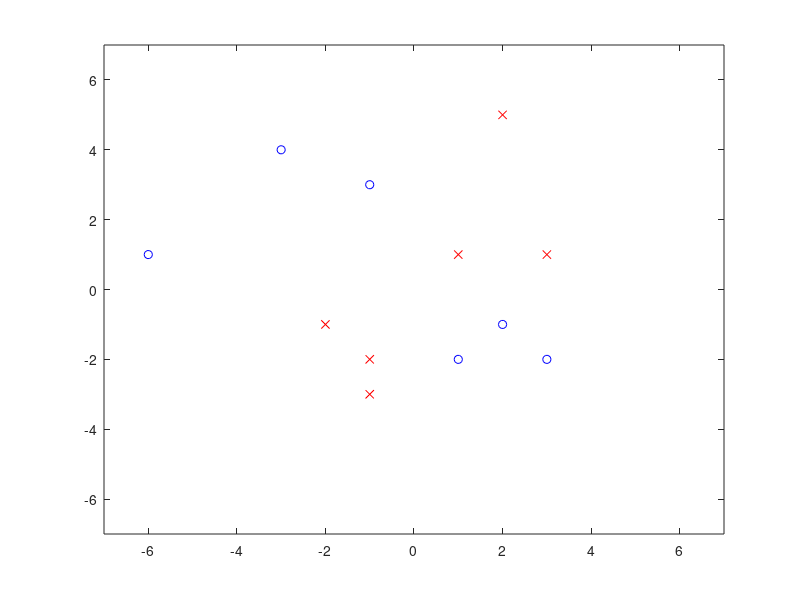

Source code (MATLAB): (Note: this script raises an error after producing the figure.)
% Based on code from:
% https://github.com/fastai/fastai/blob/master/courses/ml1/lesson3-rf_foundations.ipynb

x = [-1,3;-6,1;-3,4;1,1;2,5;3,1;1,-2;3,-2;2,-1;-2,-1;-1,-2;-1,-3];
y = [1,1,1,0,0,0,1,1,1,0,0,0];
index = 1:length(y);

figure()
ind = find(y == 0);
plot(x(ind, 1), x(ind, 2), 'rx')
hold on 
ind = find(y == 1);
plot(x(ind, 1), x(ind, 2), 'bo')
axis([-7,7,-7,7])

F = RandomForrest(x, y, 40, 2, 3, 0.8);
round(RandomForrest_prediction(F, x))


function T = DecisionTree(x, y, index, min_leaf, max_depth)
% Construct a single decision tree on the data (x, y), where each leaf has
% a minimum of min_leaf datapoints associated to that node.

    % Store all information about tree in structure
    T.x = x;
    T.y = y;
    T.index = index;
    T.min_leaf = min_leaf;
    T.max_depth = max_depth;
    T.val = mean(y(index)); % Value of node
    T.score = inf; % Tree scoring, a score of inf means leaf node
    T.depth = 0;
    
    % Run through columns of data trying to find 'best' split.
    for i = 1:size(x,2)
         T = find_split(T, i);
    end
    
    index = 1:length(T.index); % used to prevent 'find'
    if T.score ~= inf
        T.depth = T.depth +1;
        
        % Select column of x, which we are using to split the data
        x = T.x(T.index, T.col_index);
        
        % Recursively construct two new trees, one for each branch of the
        % split. Give the index of the x and y in that branch.
        T.lhs = DecisionTree(T.x, T.y, T.index(index(x<=T.split)), min_leaf, T.max_depth - T.depth);
        T.rhs = DecisionTree(T.x, T.y, T.index(index(x>T.split)), min_leaf, T.max_depth - T.depth);
    end
end

function T = find_split(T, col_index)
% Search for 'best' split at current node

    % Select the training data at this current node and sort.
    x = T.x(T.index, col_index);
    y = T.y(T.index);
    [sort_x, sort_index] = sort(x);
    sort_y = y(sort_index);
    
    % construct lhs and rhs pivots to find split.
    rhs = [length(T.index), sum(sort_y), sum(sort_y.*sort_y)];
    lhs = [0, 0, 0];
    
    % Each branch must contain min_leaf datapoints so dont need to run
    % through to end.
    for i = 1:(length(T.index) - T.min_leaf)
        xi = sort_x(i);
        yi = sort_y(i);
        lhs = lhs + [1, yi, yi^2];
        rhs = rhs - [1, yi, yi^2];

        % Ensure lhs has min_leaf and datapoints of same value are in same
        % branch
        if i < T.min_leaf || xi == sort_x(i+1)
            continue
        end
        
        lhs_std = sqrt(lhs(3)/lhs(1) - (lhs(2)/lhs(1))^2);
        rhs_std = sqrt(rhs(3)/rhs(1) - (rhs(2)/rhs(1))^2);
        current_score = lhs_std*lhs(1) + rhs_std*rhs(1);
        
        if current_score < T.score
            % Column of current optimal split
            T.col_index = col_index;
            T.score = current_score;
            % Value of where split on this column
            T.split = xi;
            
        end
    end
end

function pred = DecisionTree_prediction(T, x)
% Run through the rows of x and make a prediction for each datapoint
    pred = zeros(size(x,1),1);
    for i =  1:size(x,1)
        pred(i) = predict_recursion(T, x(i,:));
    end
end

function pred = predict_recursion(T, xi)
% Recurse down the tree, once reached leaf node, predict values
    if T.score == inf
       pred = T.val;
    else
        % Test value vs split value and choose which branch
        if xi(T.col_index)<=T.split
            subtree = T.lhs;
        else
            subtree = T.rhs;
        end
        pred = predict_recursion(subtree, xi);
    end
end


function F = RandomForrest(x, y, number_of_trees, min_leaf, max_depth, sample_proportion)
% Construct a random forrest made up of 'number_of_trees' trees where each
% tree recieves 'sample_proportion' of the data
    F.x = x;
    F.y = y;
    F.sample_proportion = sample_proportion;
    F.number_of_trees = number_of_trees;
    F.max_depth = max_depth;
    
    for i = 1:number_of_trees
        % Create random permutation and select appropriate number of data
        % points
        index = randperm(length(y));
        index = index(1:round(sample_proportion*length(y)));
        % Construct decision tree on data sample.
        F.trees{i} = DecisionTree(x, y, index, min_leaf, max_depth);
    end

end

function val = RandomForrest_prediction(F, x)
% Recurse down each tree in the random forrest and take mean of the
% predictions.
    val = zeros(size(x, 1),1);
    for i = 1:F.number_of_trees
        % Predict for each decision tree
        val = val + DecisionTree_prediction(F.trees{i}, x);
    end
    % Take mean of predictions
    val = val./F.number_of_trees;
end
